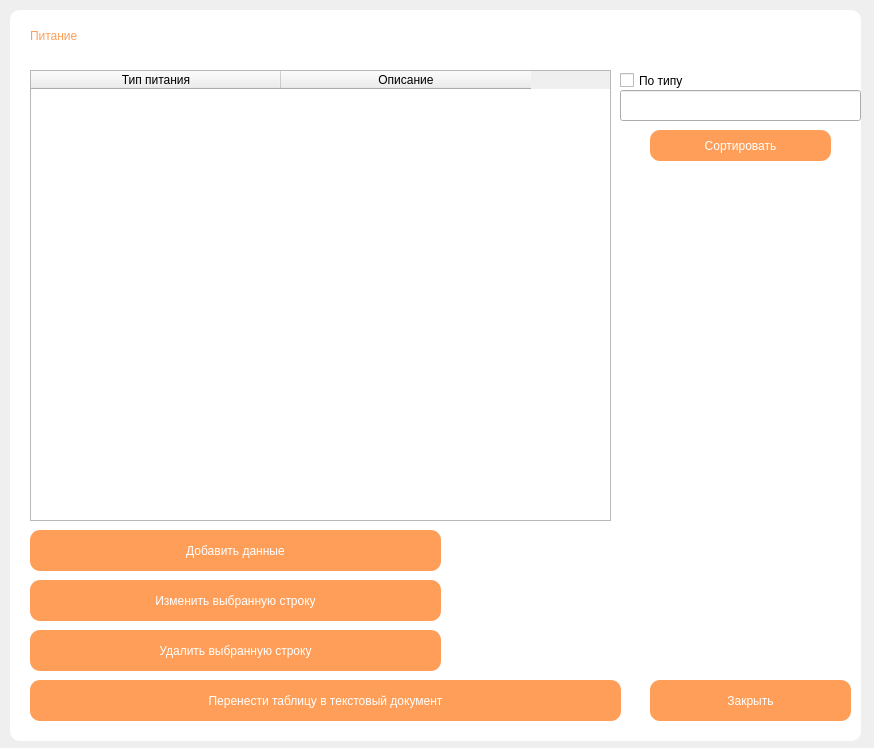
<?xml version="1.0" encoding="UTF-8"?>
<ui version="4.0">
 <class>Form8</class>
 <widget class="QWidget" name="Form8">
  <property name="geometry">
   <rect>
    <x>0</x>
    <y>0</y>
    <width>874</width>
    <height>748</height>
   </rect>
  </property>
  <property name="windowTitle">
   <string>Питание</string>
  </property>
  <widget class="QLabel" name="label_20">
   <property name="geometry">
    <rect>
     <x>10</x>
     <y>10</y>
     <width>851</width>
     <height>731</height>
    </rect>
   </property>
   <property name="styleSheet">
    <string notr="true">border-radius: 10px;
background-color: rgb(255, 255, 255);</string>
   </property>
   <property name="text">
    <string/>
   </property>
  </widget>
  <widget class="QTableWidget" name="tableWidget">
   <property name="geometry">
    <rect>
     <x>30</x>
     <y>70</y>
     <width>581</width>
     <height>451</height>
    </rect>
   </property>
   <property name="maximumSize">
    <size>
     <width>16777215</width>
     <height>16777215</height>
    </size>
   </property>
   <property name="alternatingRowColors">
    <bool>false</bool>
   </property>
   <property name="verticalScrollMode">
    <enum>QAbstractItemView::ScrollPerPixel</enum>
   </property>
   <property name="gridStyle">
    <enum>Qt::SolidLine</enum>
   </property>
   <property name="sortingEnabled">
    <bool>true</bool>
   </property>
   <attribute name="horizontalHeaderCascadingSectionResizes">
    <bool>false</bool>
   </attribute>
   <attribute name="horizontalHeaderDefaultSectionSize">
    <number>250</number>
   </attribute>
   <attribute name="horizontalHeaderMinimumSectionSize">
    <number>39</number>
   </attribute>
   <attribute name="verticalHeaderShowSortIndicator" stdset="0">
    <bool>false</bool>
   </attribute>
   <column>
    <property name="text">
     <string>Тип питания</string>
    </property>
   </column>
   <column>
    <property name="text">
     <string>Описание</string>
    </property>
   </column>
  </widget>
  <widget class="QLabel" name="label_4">
   <property name="geometry">
    <rect>
     <x>30</x>
     <y>10</y>
     <width>141</width>
     <height>51</height>
    </rect>
   </property>
   <property name="styleSheet">
    <string notr="true">font: 25pt &quot;Century Gothic&quot;;
background-color: qlineargradient(spread:pad, x1:0, y1:0, x2:1, y2:0, stop:0 rgba(0, 0, 0, 0), stop:1 rgba(255, 255, 255, 0));
color: rgb(255, 158, 88);</string>
   </property>
   <property name="text">
    <string>Питание</string>
   </property>
  </widget>
  <widget class="QPushButton" name="pushButton_4">
   <property name="geometry">
    <rect>
     <x>30</x>
     <y>580</y>
     <width>411</width>
     <height>41</height>
    </rect>
   </property>
   <property name="styleSheet">
    <string notr="true">font: 20pt &quot;Century Gothic&quot;;
color: rgb(255, 255, 255);
border-width: 50px;
border-radius: 10px;
background-color: rgb(255, 158, 88);</string>
   </property>
   <property name="text">
    <string>Изменить выбранную строку</string>
   </property>
  </widget>
  <widget class="QPushButton" name="pushButton_5">
   <property name="geometry">
    <rect>
     <x>30</x>
     <y>630</y>
     <width>411</width>
     <height>41</height>
    </rect>
   </property>
   <property name="styleSheet">
    <string notr="true">font: 20pt &quot;Century Gothic&quot;;
color: rgb(255, 255, 255);
border-width: 50px;
border-radius: 10px;
background-color: rgb(255, 158, 88);</string>
   </property>
   <property name="text">
    <string>Удалить выбранную строку</string>
   </property>
  </widget>
  <widget class="QPushButton" name="pushButton_3">
   <property name="geometry">
    <rect>
     <x>30</x>
     <y>530</y>
     <width>411</width>
     <height>41</height>
    </rect>
   </property>
   <property name="styleSheet">
    <string notr="true">font: 20pt &quot;Century Gothic&quot;;
color: rgb(255, 255, 255);
border-width: 50px;
border-radius: 10px;
background-color: rgb(255, 158, 88);</string>
   </property>
   <property name="text">
    <string>Добавить данные</string>
   </property>
  </widget>
  <widget class="QCheckBox" name="checkBox">
   <property name="geometry">
    <rect>
     <x>620</x>
     <y>60</y>
     <width>141</width>
     <height>41</height>
    </rect>
   </property>
   <property name="styleSheet">
    <string notr="true">font: 10pt &quot;Century Gothic&quot;;</string>
   </property>
   <property name="text">
    <string>По типу</string>
   </property>
  </widget>
  <widget class="QLineEdit" name="lineEdit">
   <property name="geometry">
    <rect>
     <x>620</x>
     <y>90</y>
     <width>241</width>
     <height>31</height>
    </rect>
   </property>
   <property name="styleSheet">
    <string notr="true">font: 12pt &quot;Century Gothic&quot;;</string>
   </property>
   <property name="text">
    <string/>
   </property>
  </widget>
  <widget class="QPushButton" name="pushButton">
   <property name="geometry">
    <rect>
     <x>650</x>
     <y>130</y>
     <width>181</width>
     <height>31</height>
    </rect>
   </property>
   <property name="styleSheet">
    <string notr="true">font: 15pt &quot;Century Gothic&quot;;
color: rgb(255, 255, 255);
border-width: 50px;
border-radius: 10px;
background-color: rgb(255, 158, 88);</string>
   </property>
   <property name="text">
    <string>Сортировать</string>
   </property>
  </widget>
  <widget class="QPushButton" name="pushButton_2">
   <property name="geometry">
    <rect>
     <x>650</x>
     <y>680</y>
     <width>201</width>
     <height>41</height>
    </rect>
   </property>
   <property name="styleSheet">
    <string notr="true">font: 20pt &quot;Century Gothic&quot;;
color: rgb(255, 255, 255);
border-width: 50px;
border-radius: 10px;
background-color: rgb(255, 158, 88);</string>
   </property>
   <property name="text">
    <string>Закрыть</string>
   </property>
  </widget>
  <widget class="QPushButton" name="pushButton_10">
   <property name="geometry">
    <rect>
     <x>30</x>
     <y>680</y>
     <width>591</width>
     <height>41</height>
    </rect>
   </property>
   <property name="styleSheet">
    <string notr="true">font: 20pt &quot;Century Gothic&quot;;
color: rgb(255, 255, 255);
border-width: 50px;
border-radius: 10px;
background-color: rgb(255, 158, 88);</string>
   </property>
   <property name="text">
    <string>Перенести таблицу в текстовый документ</string>
   </property>
  </widget>
 </widget>
 <resources/>
 <connections/>
</ui>
